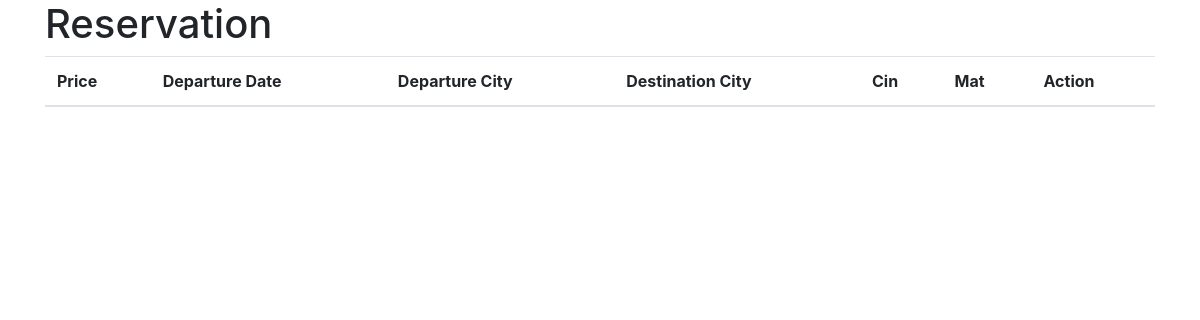
The app's page /veiw/LocationMade.php (signed in), older data.
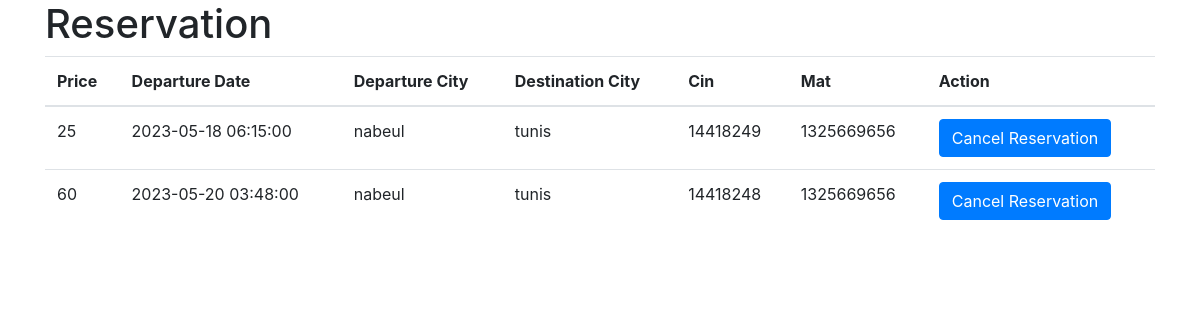
The same page, newer data.
### tables this page shows
CREATE TABLE `location` (
  `idlocation` int(11) NOT NULL,
  `nbplace` int(11) NOT NULL,
  `prix` int(3) NOT NULL,
  `datedepare` datetime NOT NULL,
  `villedepare` varchar(20) NOT NULL,
  `villefin` varchar(20) NOT NULL,
  `Cin` int(11) NOT NULL,
  `mat` int(11) NOT NULL
);

### DataBase/connexion.php (called while the page is built, shortened)
<?php
abstract class Connexion {
function __construct()
    {
        $this->pdo =new PDO('mysql:host=localhost;dbname=covoiturage','root','');
    }
}
?>

### controllers/AccountController.php (called while the page is built, shortened)
<?php
include_once('../database/connexion.php');
class AccountController extends Connexion
{
    public function getPlaceResbyUsername($username)
    {
        $stmt = $this->pdo->prepare("SELECT placeRes FROM user WHERE username = ?");
        $stmt->execute([$username]);
        $placeRes = $stmt->fetchColumn();
        return $placeRes;
    }
}
?>

### controllers/LocationController.php (called while the page is built, shortened)
<?php
include_once('../database/connexion.php');
class LocationController extends Connexion
{
    public function showReservation($mat)
    {
        $stmt = $this->pdo->prepare("SELECT prix, datedepare, villedepare, villefin, cin, mat  FROM location WHERE mat = ?");
        $stmt->execute([$mat]);
        $userInfo = $stmt->fetchAll(PDO::FETCH_ASSOC);
        return $userInfo;
    }
}

### veiw/LocationMade.php (the view, shortened to what this page needs)
<?php
require_once('../controllers/AccountController.php');
require_once('../models/Voiture.php');
require_once('../controllers/LocationController.php');
$username = $_SESSION['username'];
$AC = new AccountController();
$LC = new LocationController();
$mat = $AC->getPlaceResbyUsername($username);
?>
<!DOCTYPE html>
<html>
<head>
    <link rel="stylesheet" href="https://stackpath.bootstrapcdn.com/bootstrap/4.5.2/css/bootstrap.min.css">
</head>
<body>
    <div class="container">
        <h1>Reservation</h1>
        <table class="table">
            <thead>
                <tr>
                    <th>Price</th>
                    <th>Departure Date</th>
                    <th>Departure City</th>
                    <th>Destination City</th>
                    <th>Cin</th>
                    <th>Mat</th>
                    <th>Action</th>
                </tr>
            </thead>
            <tbody>
                <?php
                $showReservation = $LC->showReservation($mat);
                foreach ($showReservation as $location) {
                    echo "<tr>";
                    echo "<td>" . $location['prix'] . "</td>";
                    echo "<td>" . $location['datedepare'] . "</td>";
                    echo "<td>" . $location['villedepare'] . "</td>";
                    echo "<td>" . $location['villefin'] . "</td>";
                    echo "<td>" . $location['cin'] . "</td>";
                    echo "<td>" . $location['mat'] . "</td>";
                    echo "<td>";
                    echo "<form method='POST' action='deleteReservation.php'>";
                    echo "<button type='submit' class='btn btn-primary' name='ML'>Cancel Reservation</button>";
                    echo "</form>";
                    echo "</td>";
                    echo "</tr>";
                }
                ?>
            </tbody>
        </table>
    </div>
</body>
</html>

Row changes from the older to the newer data that the page shows:
added location: prix "25", datedepare "2023-05-18 06:15:00", villedepare "nabeul", villefin "tunis", Cin "14418249", mat "1325669656"
added location: prix "60", datedepare "2023-05-20 03:48:00", villedepare "nabeul", villefin "tunis", Cin "14418248", mat "1325669656"
